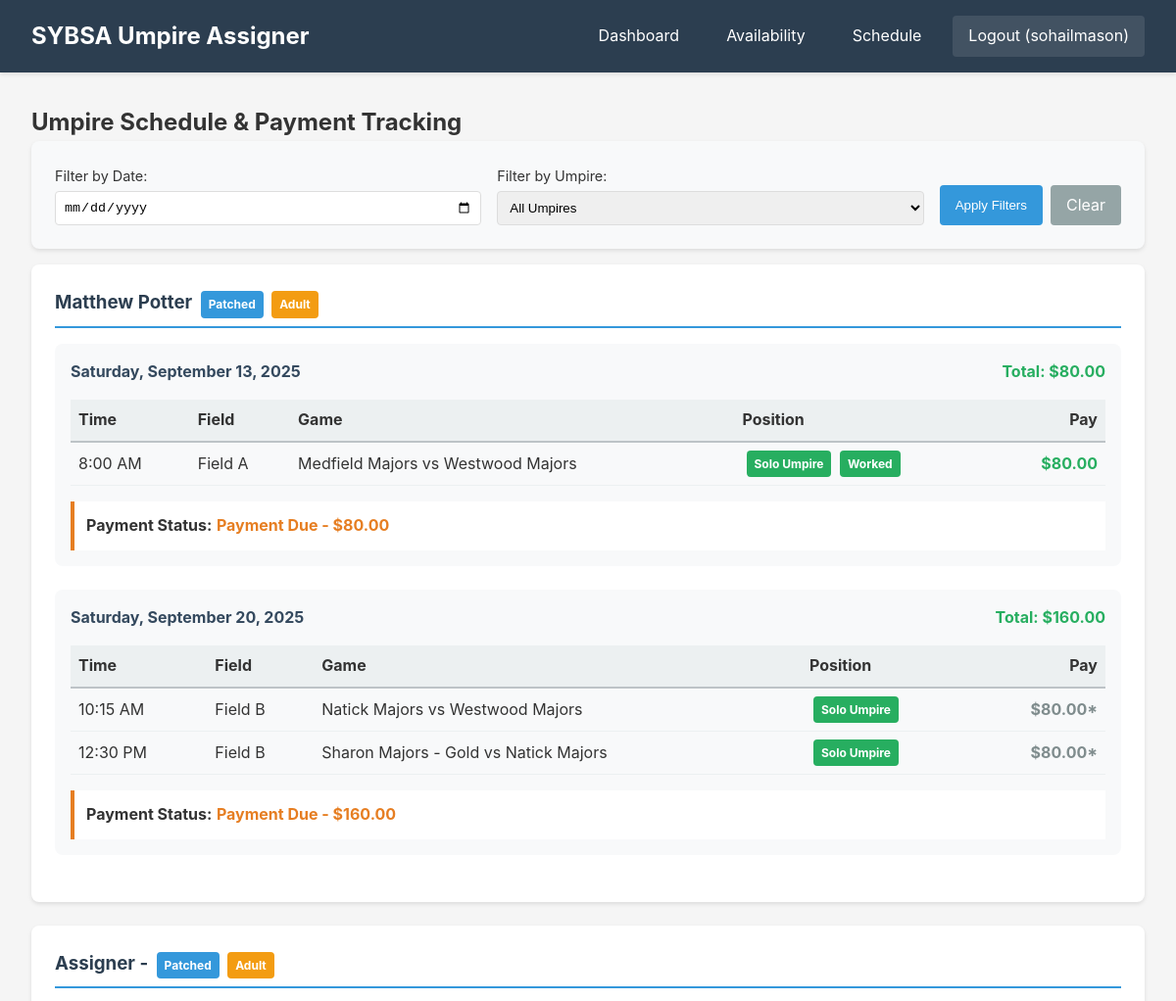
The page /umpire-schedule/ (signed in, upper part) on the database as committed earlier.
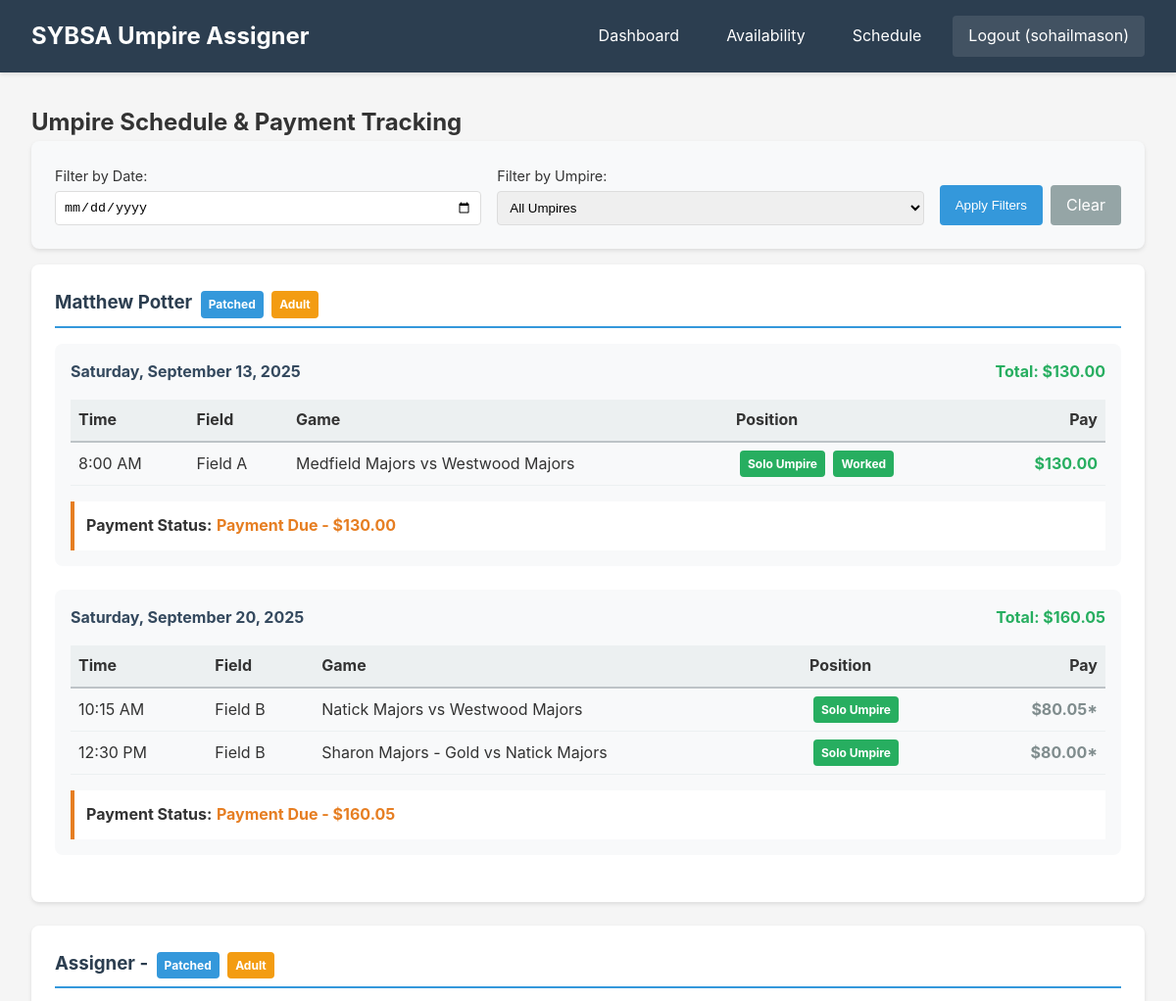
The same page on the database as committed later.
### assignments/models.py (models this page shows, shortened)
class Umpire(models.Model):
    user = models.OneToOneField(User, on_delete=models.SET_NULL, null=True, blank=True, related_name='umpire_profile')
    first_name = models.CharField(max_length=50)
    last_name = models.CharField(max_length=50)
    email = models.EmailField(unique=True)
    phone = models.CharField(validators=[phone_regex], max_length=17)
    adult = models.BooleanField(default=False)
    patched = models.BooleanField(default=False)
    is_assigner = models.BooleanField(default=False, help_text="External assigner service - can be booked for multiple games at same time")
    class Meta:
        verbose_name = "Umpire"
        verbose_name_plural = "Umpires"
    def __str__(self):
        if self.is_assigner:
            return f"{self.first_name} {self.last_name} (Assigner)"
        return f"{self.first_name} {self.last_name}"

class Game(models.Model):
    TIME_CHOICES = [
        ('8:00', '8:00 AM'),
        ('10:15', '10:15 AM'),
        ('12:30', '12:30 PM'),
        ('2:45', '2:45 PM'),
        ('4:00', '4:00 PM'),
        ('5:30', '5:30 PM'),
        ('6:00', '6:00 PM'),
    ]
    FIELD_CHOICES = [
        ('A', 'Field A'),
        ('B', 'Field B'),
        ('C', 'Field C'),
        ('D', 'Field D'),
        ('E', 'Field E'),
        ('Ames', 'Ames St.'),
    ]
    STATUS_CHOICES = [
        ('scheduled', 'Scheduled'),
        ('completed', 'Completed'),
        ('postponed', 'Postponed'),
        ('cancelled', 'Cancelled'),
    ]
    home_team = models.ForeignKey(Team, on_delete=models.CASCADE, related_name='home_games')
    away_team = models.ForeignKey(Team, on_delete=models.CASCADE, related_name='away_games')
    date = models.DateField()
    time = models.CharField(max_length=10, choices=TIME_CHOICES)
    field = models.CharField(max_length=1, choices=FIELD_CHOICES)
    status = models.CharField(max_length=20, choices=STATUS_CHOICES, default='scheduled')
    archived = models.BooleanField(default=False)
    class Meta:
        verbose_name = "Game"
        verbose_name_plural = "Games"
        unique_together = ['date', 'time', 'field']
        ordering = ['date', 'time', 'field']

class UmpireAssignment(models.Model):
    POSITION_CHOICES = [
        ('plate', 'Plate Umpire'),
        ('base', 'Base Umpire'),
        ('solo', 'Solo Umpire'),
    ]
    WORKED_STATUS_CHOICES = [
        ('assigned', 'Assigned'),
        ('worked', 'Worked'),
        ('no_show', 'No Show'),
        ('cancelled', 'Cancelled'),
    ]
    game = models.ForeignKey(Game, on_delete=models.CASCADE, related_name='assignments')
    umpire = models.ForeignKey(Umpire, on_delete=models.CASCADE, related_name='assignments')
    position = models.CharField(max_length=10, choices=POSITION_CHOICES)
    worked_status = models.CharField(max_length=20, choices=WORKED_STATUS_CHOICES, default='assigned')
    pay_amount = models.DecimalField(max_digits=6, decimal_places=2, default=0)
    class Meta:
        verbose_name = "Umpire Assignment"
        verbose_name_plural = "Umpire Assignments"
        unique_together = ['game', 'umpire']

class Team(models.Model):
    LEVEL_CHOICES = [
        ('AAA', 'AAA'),
        ('Minors', 'Minors'),
        ('Majors', 'Majors'),
        ('Softball', 'Softball'),
    ]
    town = models.ForeignKey(Town, on_delete=models.CASCADE)
    level = models.CharField(max_length=10, choices=LEVEL_CHOICES)
    coach = models.ForeignKey(Coach, on_delete=models.SET_NULL, null=True, blank=True)
    name = models.CharField(max_length=100, blank=True)
    class Meta:
        verbose_name = "Team"
        verbose_name_plural = "Teams"
        unique_together = ['town', 'level', 'name']
    def __str__(self):
        if self.name:
            return f"{self.town} {self.level} - {self.name}"
        return f"{self.town} {self.level}"

class Town(models.Model):
    name = models.CharField(max_length=100, unique=True)
    league_admin = models.ForeignKey(LeagueAdmin, on_delete=models.SET_NULL, null=True, blank=True)
    class Meta:
        verbose_name = "Town"
        verbose_name_plural = "Towns"
    def __str__(self):
        return self.name

### assignments/views.py (the view, shortened to what this page needs)
# urls.py: path('umpire-schedule/', views.umpire_schedule, name='umpire_schedule'),
@login_required
def umpire_schedule(request):
    selected_date = request.GET.get('date')
    selected_umpire = request.GET.get('umpire')
    assignments_query = UmpireAssignment.objects.select_related(
        'game', 'umpire', 'game__home_team', 'game__away_team'
    ).annotate(
        time_order=Case(
            When(game__time='8:00', then=1),
            When(game__time='10:15', then=2),
            When(game__time='12:30', then=3),
            When(game__time='2:45', then=4),
            When(game__time='5:30', then=5),
            When(game__time='6:00', then=6),
            default=99,
            output_field=IntegerField()
        )
    )
    if selected_date:
        try:
            filter_date = datetime.strptime(selected_date, '%Y-%m-%d').date()
            assignments_query = assignments_query.filter(game__date=filter_date)
        except ValueError:
            messages.error(request, 'Invalid date format')
    if selected_umpire:
        assignments_query = assignments_query.filter(umpire_id=selected_umpire)
    assignments_query = assignments_query.order_by('game__date', 'time_order', 'game__field')
    umpire_schedules = {}
    for assignment in assignments_query:
        umpire = assignment.umpire
        game_date = assignment.game.date
        if umpire not in umpire_schedules:
            umpire_schedules[umpire] = {}
        if game_date not in umpire_schedules[umpire]:
            umpire_schedules[umpire][game_date] = {
                'assignments': [],
                'total_pay': Decimal('0.00'),
                'payments': []
            }
        umpire_schedules[umpire][game_date]['assignments'].append(assignment)
        if assignment.worked_status in ['assigned', 'worked']:
            umpire_schedules[umpire][game_date]['total_pay'] += assignment.pay_amount
    for umpire in umpire_schedules:
        for game_date in umpire_schedules[umpire]:
            payments = UmpirePayment.objects.filter(
                umpire=umpire,
                period_start__lte=game_date,
                period_end__gte=game_date
            )
            umpire_schedules[umpire][game_date]['payments'] = list(payments)
    all_umpires = Umpire.objects.all().order_by('last_name', 'first_name')
    all_dates = Game.objects.filter(archived=False).values_list('date', flat=True).distinct().order_by('date')
    context = {
        'umpire_schedules': umpire_schedules,
        'selected_date': selected_date,
        'selected_umpire': selected_umpire,
        'all_umpires': all_umpires,
        'all_dates': all_dates,
    }
    response = render(request, 'assignments/umpire_schedule.html', context)
    response['Cache-Control'] = 'no-cache, no-store, must-revalidate'
    response['Pragma'] = 'no-cache'
    response['Expires'] = '0'
    return response

### assignments/templates/assignments/umpire_schedule.html (shortened to what this page needs)
{% extends 'assignments/base.html' %}
{% block content %}
<h2>Umpire Schedule & Payment Tracking</h2>
<div class="card" style="background-color: #f8f9fa; margin-bottom: 1rem;">
    <form method="get" style="display: flex; gap: 1rem; align-items: end; flex-wrap: wrap;">
        <div style="flex: 1; min-width: 200px;">
            <label for="date" style="font-size: 0.9rem; margin-bottom: 0.25rem; display: block;">Filter by Date:</label>
            <input type="date" name="date" id="date" value="{{ selected_date }}"
                   style="width: 100%; padding: 0.5rem; border: 1px solid #ddd; border-radius: 4px;">
        </div>
        <div style="flex: 1; min-width: 200px;">
            <label for="umpire" style="font-size: 0.9rem; margin-bottom: 0.25rem; display: block;">Filter by Umpire:</label>
            <select name="umpire" id="umpire"
                    style="width: 100%; padding: 0.5rem; border: 1px solid #ddd; border-radius: 4px;">
                <option value="">All Umpires</option>
            </select>
        </div>
        <div style="display: flex; gap: 0.5rem;">
            <button type="submit" class="btn">Apply Filters</button>
            <a href="{% url 'umpire_schedule' %}" class="btn btn-secondary">Clear</a>
        </div>
    </form>
</div>
{% if umpire_schedules %}
    {% for umpire, dates in umpire_schedules.items %}
    <div class="card" style="margin-bottom: 1.5rem;">
        <h3 style="color: #2c3e50; border-bottom: 2px solid #3498db; padding-bottom: 0.5rem; margin-bottom: 1rem;">
            {{ umpire }}
            {% if umpire.patched %}<span class="badge badge-info">Patched</span>{% endif %}
            {% if umpire.adult %}<span class="badge badge-warning">Adult</span>{% endif %}
        </h3>
        {% for game_date, date_info in dates.items %}
        <div style="margin-bottom: 1.5rem; padding: 1rem; background-color: #f8f9fa; border-radius: 8px;">
            <h4 style="color: #34495e; margin-bottom: 1rem;">
                {{ game_date|date:"l, F j, Y" }}
                <span style="float: right; color: #27ae60; font-weight: bold;" class="daily-total" data-date="{{ game_date|date:'Y-m-d' }}" data-umpire-id="{{ umpire.id }}">
                    Total: $<span class="total-value">{{ date_info.total_pay|floatformat:2 }}</span>
                </span>
            </h4>
            <div class="table-responsive">
            <table style="width: 100%; border-collapse: collapse; min-width: 500px;">
                <thead>
                    <tr style="background-color: #ecf0f1;">
                        <th style="padding: 0.5rem; text-align: left; border-bottom: 2px solid #bdc3c7;">Time</th>
                        <th style="padding: 0.5rem; text-align: left; border-bottom: 2px solid #bdc3c7;">Field</th>
                        <th style="padding: 0.5rem; text-align: left; border-bottom: 2px solid #bdc3c7;" class="hide-mobile">Game</th>
                        <th style="padding: 0.5rem; text-align: left; border-bottom: 2px solid #bdc3c7;">Position</th>
                        <th style="padding: 0.5rem; text-align: right; border-bottom: 2px solid #bdc3c7;">Pay</th>
                    </tr>
                </thead>
                <tbody>
                    {% for assignment in date_info.assignments %}
                    <tr>
                        <td style="padding: 0.5rem; border-bottom: 1px solid #ecf0f1;">
                            {{ assignment.game.get_time_display }}
                        </td>
                        <td style="padding: 0.5rem; border-bottom: 1px solid #ecf0f1;">
                            {{ assignment.game.get_field_display }}
                        </td>
                        <td style="padding: 0.5rem; border-bottom: 1px solid #ecf0f1;" class="hide-mobile">
                            {{ assignment.game.away_team }} vs {{ assignment.game.home_team }}
                        </td>
                        <td style="padding: 0.5rem; border-bottom: 1px solid #ecf0f1;">
                            <span class="badge {% if assignment.position == 'plate' %}badge-info{% elif assignment.position == 'base' %}badge-warning{% else %}badge-success{% endif %}">
                                {{ assignment.get_position_display }}
                            </span>
                            {% if assignment.worked_status != 'assigned' %}
                                <span class="badge {% if assignment.worked_status == 'worked' %}badge-success{% elif assignment.worked_status == 'no_show' %}badge-danger{% else %}badge-secondary{% endif %}" style="margin-left: 0.25rem;">
                                    {{ assignment.get_worked_status_display }}
                                </span>
                            {% endif %}
                        </td>
                        <td style="padding: 0.5rem; text-align: right; border-bottom: 1px solid #ecf0f1; font-weight: bold;">
                            {% if user.is_staff %}
                                <div class="pay-amount-container" data-assignment-id="{{ assignment.id }}">
                                    <span class="pay-display" style="cursor: pointer; {% if assignment.worked_status == 'worked' %}color: #27ae60;{% elif assignment.worked_status == 'assigned' %}color: #7f8c8d;{% else %}color: #e74c3c; text-decoration: line-through;{% endif %}" title="Click to edit">
                                        $<span class="pay-value">{{ assignment.pay_amount|floatformat:2 }}</span>
                                        {% if assignment.worked_status == 'assigned' %}*{% endif %}
                                    </span>
                                    <input type="number" class="pay-edit" style="display: none; width: 80px; padding: 0.25rem; border: 1px solid #3498db; border-radius: 4px;"
                                           value="{{ assignment.pay_amount }}" min="0" step="0.01">
                                </div>
                            {% else %}
                                {% if assignment.worked_status == 'worked' %}
                                    <span style="color: #27ae60;">${{ assignment.pay_amount|floatformat:2 }}</span>
                                {% elif assignment.worked_status == 'assigned' %}
                                    <span style="color: #7f8c8d;" title="Payment pending game completion">${{ assignment.pay_amount|floatformat:2 }}*</span>
                                {% else %}
                                    <span style="color: #e74c3c; text-decoration: line-through;">$0.00</span>
                                {% endif %}
                            {% endif %}
                        </td>
                    </tr>
                    {% endfor %}
                </tbody>
            </table>
            </div>
            <div style="margin-top: 1rem; padding: 0.75rem; background-color: #fff; border-left: 4px solid {% if date_info.total_pay > 0 %}{% if date_info.payments and date_info.payments.0.paid %}#27ae60{% else %}#e67e22{% endif %}{% else %}#95a5a6{% endif %};">
                <strong>Payment Status:</strong>
                {% with payment=date_info.payments|first %}
                    {% if payment and payment.paid %}
                        <span style="color: #27ae60; font-weight: bold;">
                            ✓ Paid on {{ payment.paid_date|date:"M j, Y" }}
                            {% if payment.payment_method %}
                                via {{ payment.get_payment_method_display }}
                            {% endif %}
                        </span>
                        {% if payment.notes %}
                            <span style="color: #7f8c8d; margin-left: 1rem;">({{ payment.notes }})</span>
                        {% endif %}
                    {% else %}
                        <span style="color: #e67e22; font-weight: bold;">Payment Due - ${{ date_info.total_pay|floatformat:2 }}</span>
                    {% endif %}
                {% endwith %}
            </div>
        </div>
        {% endfor %}
    </div>
    {% endfor %}
{% else %}
    <div class="card">
        <p>No umpire assignments found for the selected criteria.</p>
    </div>
{% endif %}
{% endblock %}

### assignments/templates/assignments/base.html (shortened to what this page needs)
<!DOCTYPE html>
<html lang="en">
<head>
</head>
<body>
    <header class="header">
        <div class="header-content">
            <h1>SYBSA Umpire Assigner</h1>
            <nav class="nav" id="mobile-nav">
                {% if user.is_authenticated %}
                    {% if user.umpire_profile %}
                        <a href="{% url 'umpire_dashboard' %}">Dashboard</a>
                        <a href="{% url 'manage_availability' %}">Availability</a>
                        <a href="{% url 'weekly_schedule' %}">Schedule</a>
                    {% endif %}
                    <a href="{% url 'logout' %}" style="background-color: rgba(255, 255, 255, 0.1);">
                        Logout ({{ user.username }})
                    </a>
                {% else %}
                    <a href="{% url 'weekly_schedule' %}">Schedule</a>
                    <a href="{% url 'login' %}">Login</a>
                {% endif %}
            </nav>
        </div>
    </header>
    <main class="container">
        {% block content %}
        {% endblock %}
    </main>
</body>
</html>

Rows that differ between the two databases and show on the page:
changed Umpire "Matthew Potter": gains UmpireAssignment (game.time "8:00 AM", game.field "Field A", game.away_team "Medfield Majors", game.home_team "Westwood Majors", position "Solo Umpire", worked_status "Worked", pay_amount "130.00"); gains UmpireAssignment (game.time "10:15 AM", game.field "Field B", game.away_team "Natick Majors", game.home_team "Westwood Majors", position "Solo Umpire", pay_amount "80.05"); gains UmpireAssignment (game.time "12:30 PM", game.field "Field B", game.away_team "Sharon Majors - Gold", game.home_team "Natick Majors", position "Solo Umpire", pay_amount "80.00"); loses UmpireAssignment (game.time "8:00 AM", game.field "Field A", game.away_team "Medfield Majors", game.home_team "Westwood Majors", position "Solo Umpire", worked_status "Worked", pay_amount "80.00"); loses UmpireAssignment (game.time "10:15 AM", game.field "Field B", game.away_team "Natick Majors", game.home_team "Westwood Majors", position "Solo Umpire", pay_amount "80.00"); loses UmpireAssignment (game.time "12:30 PM", game.field "Field B", game.away_team "Sharon Majors - Gold", game.home_team "Natick Majors", position "Solo Umpire", pay_amount "80.00")
Other text that changed with them:
new list line: "Saturday, September 13, 2025"
new list line: "Total: $ 130.00 Time Field Game Position Pay Payment Status: Payment Due - $ 130.00"
new list line: "Saturday, September 20, 2025"
new list line: "Total: $ 160.05 Time Field Game Position Pay Payment Status: Payment Due - $ 160.05"
list line gone: "Saturday, September 13, 2025"
list line gone: "Total: $ 80.00 Time Field Game Position Pay Payment Status: Payment Due - $ 80.00"
list line gone: "Saturday, September 20, 2025"
list line gone: "Total: $ 160.00 Time Field Game Position Pay Payment Status: Payment Due - $ 160.00"
